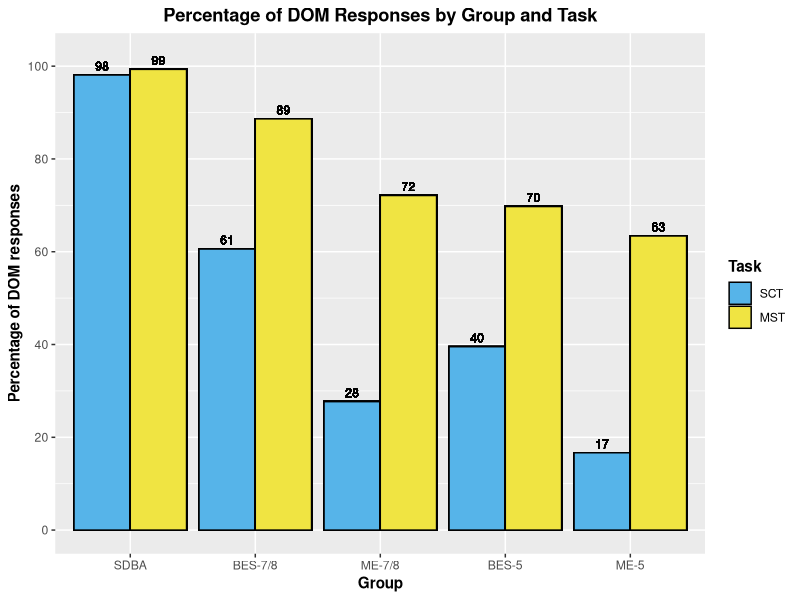

The R script that drew this image:
library(tidyverse)
library(here)


## Production
SDB_EPT <- read_csv(here("./CSV Files/SDB/SDB DOM EPT.csv")) %>% 
  filter(Item %in% c("EPT-02", "EPT-08", "EPT-12", "EPT-14", "EPT-20", "EPT-24", "EPT-26", "EPT-32", "EPT-38", "EPT-42")) %>% 
  mutate(Group = "SDBA",
         Task = "SCT")

DLI78_EPT <- read_csv(here("./CSV Files/DLI-78/DLI-78 DOM EPT.csv")) %>% 
  mutate(Group = "BES-7/8",
         Task = "SCT",
         School = "Immersion",
         Age = "7th/8th")

MLS78_EPT <- read_csv(here("./CSV Files/MLS-78/MLS-78 DOM EPT.csv")) %>%
  filter(!School == "GBCS") %>% 
  mutate(Group = "ME-7/8",
         Task = "SCT",
         School = "Monolingual",
         Age = "7th/8th")

DLI5_EPT <- read_csv(here("./CSV Files/DLI-5/DLI-5 DOM EPT.csv")) %>% 
  filter(Item %in% c("EPT-02", "EPT-08", "EPT-12", "EPT-14", "EPT-20", "EPT-24", "EPT-26", "EPT-32", "EPT-38", "EPT-42")) %>% 
  mutate(Group = "BES-5",
         Task = "SCT",
         School = "Immersion",
         Age = "5th")

MLS5_EPT <- read_csv(here("./CSV Files/MLS-5/MLS-5 DOM EPT.csv")) %>%
  filter(!School == "GBCS") %>% 
  mutate(Group = "ME-5",
         Task = "SCT",
         School = "Monolingual",
         Age = "5th")


# Selection
SDB_FCT <- read_csv(here("./CSV Files/SDB/SDB DOM FCT.csv")) %>% 
  mutate(Group = "SDBA",
         Task = "MST")

DLI78_FCT <- read_csv(here("./CSV Files/DLI-78/DLI-78 DOM FCT.csv")) %>% 
  mutate(Group = "BES-7/8",
         Task = "MST",
         School = "Immersion",
         Age = "7th/8th")

MLS78_FCT <- read_csv(here("./CSV Files/MLS-78/MLS-78 DOM FCT.csv")) %>%
  filter(!School == "GBCS") %>% 
  mutate(Group = "ME-7/8",
         Task = "MST",
         School = "Monolingual",
         Age = "7th/8th")

DLI5_FCT <- read_csv(here("./CSV Files/DLI-5/DLI-5 DOM FCT.csv")) %>% 
  mutate(Group = "BES-5",
         Task = "MST",
         School = "Immersion",
         Age = "5th")

MLS5_FCT <- read_csv(here("./CSV Files/MLS-5/MLS-5 DOM FCT.csv")) %>%
  filter(!School == "GBCS") %>% 
  mutate(Group = "ME-5",
         Task = "MST",
         School = "Monolingual",
         Age = "5th")


# Generate aggregate levels
## Create individual values
SDB_EPT_Structure <- aggregate(SDB_EPT$DOM_Use, list(SDB_EPT$Structure), FUN = mean, na.rm = TRUE)
SDB_EPT_Structure <- SDB_EPT_Structure %>% rename(Structure_Avg = x)
SDB_EPT_Structure <- left_join(SDB_EPT, SDB_EPT_Structure, by = c("Structure" = "Group.1")) %>%  
  mutate(Structure_Percentage = Structure_Avg * 100)

SDB_FCT_Structure <- aggregate(SDB_FCT$DOM_Use, list(SDB_FCT$Structure), FUN = mean, na.rm = TRUE)
SDB_FCT_Structure <- SDB_FCT_Structure %>% rename(Structure_Avg = x)
SDB_FCT_Structure <- left_join(SDB_FCT, SDB_FCT_Structure, by = c("Structure" = "Group.1")) %>%  
  mutate(Structure_Percentage = Structure_Avg * 100)

DLI78_EPT_Structure <- aggregate(DLI78_EPT$DOM_Use, list(DLI78_EPT$Structure), FUN = mean, na.rm = TRUE)
DLI78_EPT_Structure <- DLI78_EPT_Structure %>% rename(Structure_Avg = x)
DLI78_EPT_Structure <- left_join(DLI78_EPT, DLI78_EPT_Structure, by = c("Structure" = "Group.1")) %>%  
  mutate(Structure_Percentage = Structure_Avg * 100)

DLI78_FCT_Structure <- aggregate(DLI78_FCT$DOM_Use, list(DLI78_FCT$Structure), FUN = mean, na.rm = TRUE)
DLI78_FCT_Structure <- DLI78_FCT_Structure %>% rename(Structure_Avg = x)
DLI78_FCT_Structure <- left_join(DLI78_FCT, DLI78_FCT_Structure, by = c("Structure" = "Group.1")) %>%  
  mutate(Structure_Percentage = Structure_Avg * 100)

MLS78_EPT_Structure <- aggregate(MLS78_EPT$DOM_Use, list(MLS78_EPT$Structure), FUN = mean, na.rm = TRUE)
MLS78_EPT_Structure <- MLS78_EPT_Structure %>% rename(Structure_Avg = x)
MLS78_EPT_Structure <- left_join(MLS78_EPT, MLS78_EPT_Structure, by = c("Structure" = "Group.1")) %>%  
  mutate(Structure_Percentage = Structure_Avg * 100)

MLS78_FCT_Structure <- aggregate(MLS78_FCT$DOM_Use, list(MLS78_FCT$Structure), FUN = mean, na.rm = TRUE)
MLS78_FCT_Structure <- MLS78_FCT_Structure %>% rename(Structure_Avg = x)
MLS78_FCT_Structure <- left_join(MLS78_FCT, MLS78_FCT_Structure, by = c("Structure" = "Group.1")) %>%  
  mutate(Structure_Percentage = Structure_Avg * 100)

DLI5_EPT_Structure <- aggregate(DLI5_EPT$DOM_Use, list(DLI5_EPT$Structure), FUN = mean, na.rm = TRUE)
DLI5_EPT_Structure <- DLI5_EPT_Structure %>% rename(Structure_Avg = x)
DLI5_EPT_Structure <- left_join(DLI5_EPT, DLI5_EPT_Structure, by = c("Structure" = "Group.1")) %>%  
  mutate(Structure_Percentage = Structure_Avg * 100)

DLI5_FCT_Structure <- aggregate(DLI5_FCT$DOM_Use, list(DLI5_FCT$Structure), FUN = mean, na.rm = TRUE)
DLI5_FCT_Structure <- DLI5_FCT_Structure %>% rename(Structure_Avg = x)
DLI5_FCT_Structure <- left_join(DLI5_FCT, DLI5_FCT_Structure, by = c("Structure" = "Group.1")) %>%  
  mutate(Structure_Percentage = Structure_Avg * 100)

MLS5_EPT_Structure <- aggregate(MLS5_EPT$DOM_Use, list(MLS5_EPT$Structure), FUN = mean, na.rm = TRUE)
MLS5_EPT_Structure <- MLS5_EPT_Structure %>% rename(Structure_Avg = x)
MLS5_EPT_Structure <- left_join(MLS5_EPT, MLS5_EPT_Structure, by = c("Structure" = "Group.1")) %>%  
  mutate(Structure_Percentage = Structure_Avg * 100)

MLS5_FCT_Structure <- aggregate(MLS5_FCT$DOM_Use, list(MLS5_FCT$Structure), FUN = mean, na.rm = TRUE)
MLS5_FCT_Structure <- MLS5_FCT_Structure %>% rename(Structure_Avg = x)
MLS5_FCT_Structure <- left_join(MLS5_FCT, MLS5_FCT_Structure, by = c("Structure" = "Group.1")) %>%  
  mutate(Structure_Percentage = Structure_Avg * 100)


## Rejoin datasets
EPT <- rbind(SDB_EPT_Structure, DLI78_EPT_Structure, MLS78_EPT_Structure, DLI5_EPT_Structure, MLS5_EPT_Structure)
FCT <- rbind(SDB_FCT_Structure, DLI78_FCT_Structure, MLS78_FCT_Structure, DLI5_FCT_Structure, MLS5_FCT_Structure)

Aggregate <- rbind(EPT, FCT)
Aggregate$Group <- factor(Aggregate$Group, levels = c("SDBA", "BES-7/8", "ME-7/8", "BES-5", "ME-5"))
Aggregate$Task <- factor(Aggregate$Task, levels = c("SCT", "MST"))


# Generate bar graph
Aggregate %>% 
  ggplot(aes(x = Group, y = Structure_Percentage, fill = Task)) + 
  geom_bar(position = "dodge", color = "black", stat = "identity") +
  scale_y_continuous(breaks = seq (0, 100, 20),
                     limits = c(0, 102)) +
  geom_text(aes(label = round(Structure_Percentage)),
            position = position_dodge(width = .9),
            vjust = -0.5,
            size = 3) +
  scale_fill_manual(values = c("#56B4E9", "#F0E442")) +
  labs(x = "Group", y = "Percentage of DOM responses", fill = "Task", title = "Percentage of DOM Responses by Group and Task") +
  theme(axis.title = element_text(face = "bold"),
        plot.title = element_text(hjust = 0.5, face = "bold"),
        legend.title = element_text(face = "bold"),
        strip.text.x = element_text(face = "bold"))
